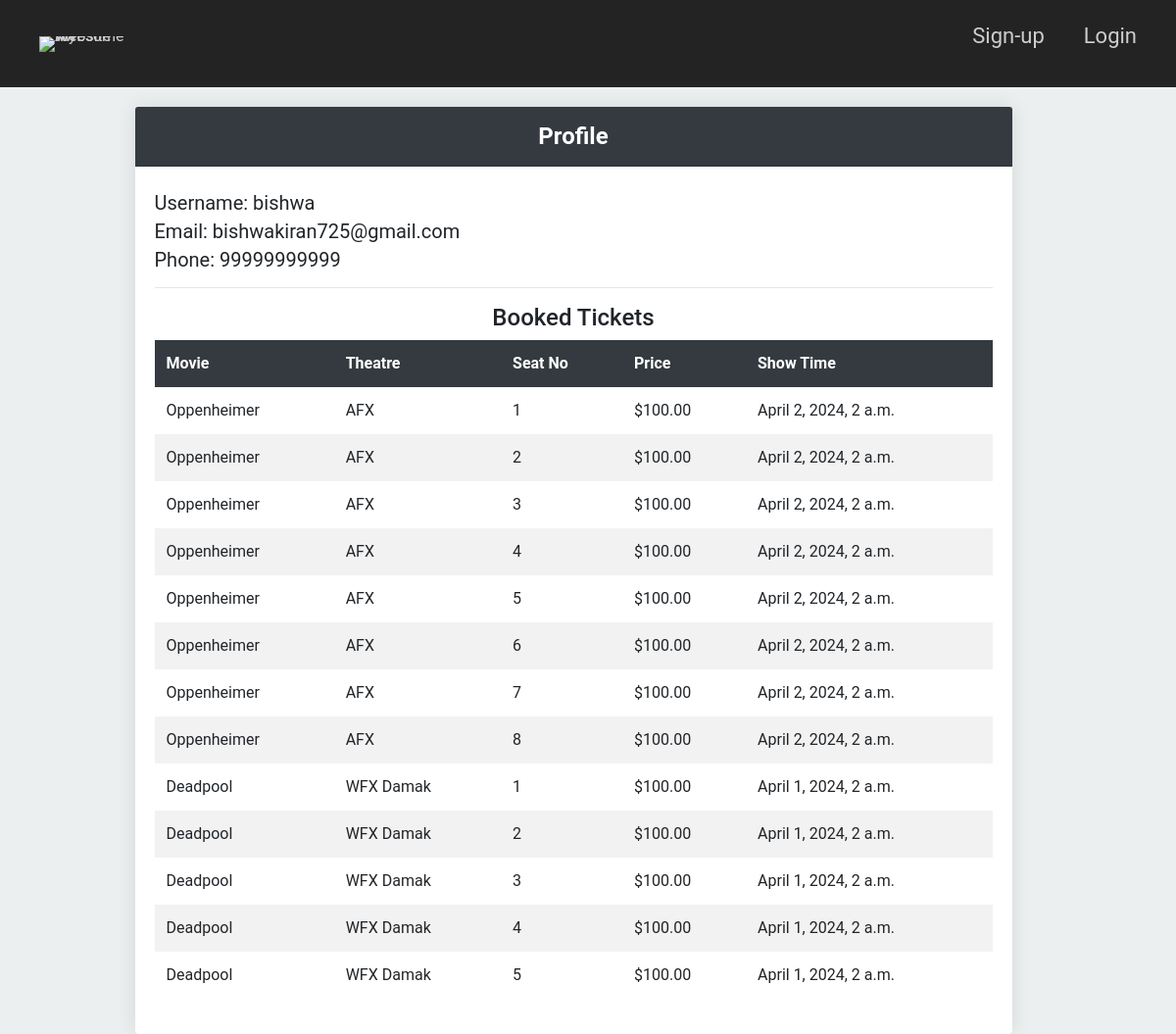
The page /profile/ (signed in) on the database as committed earlier.
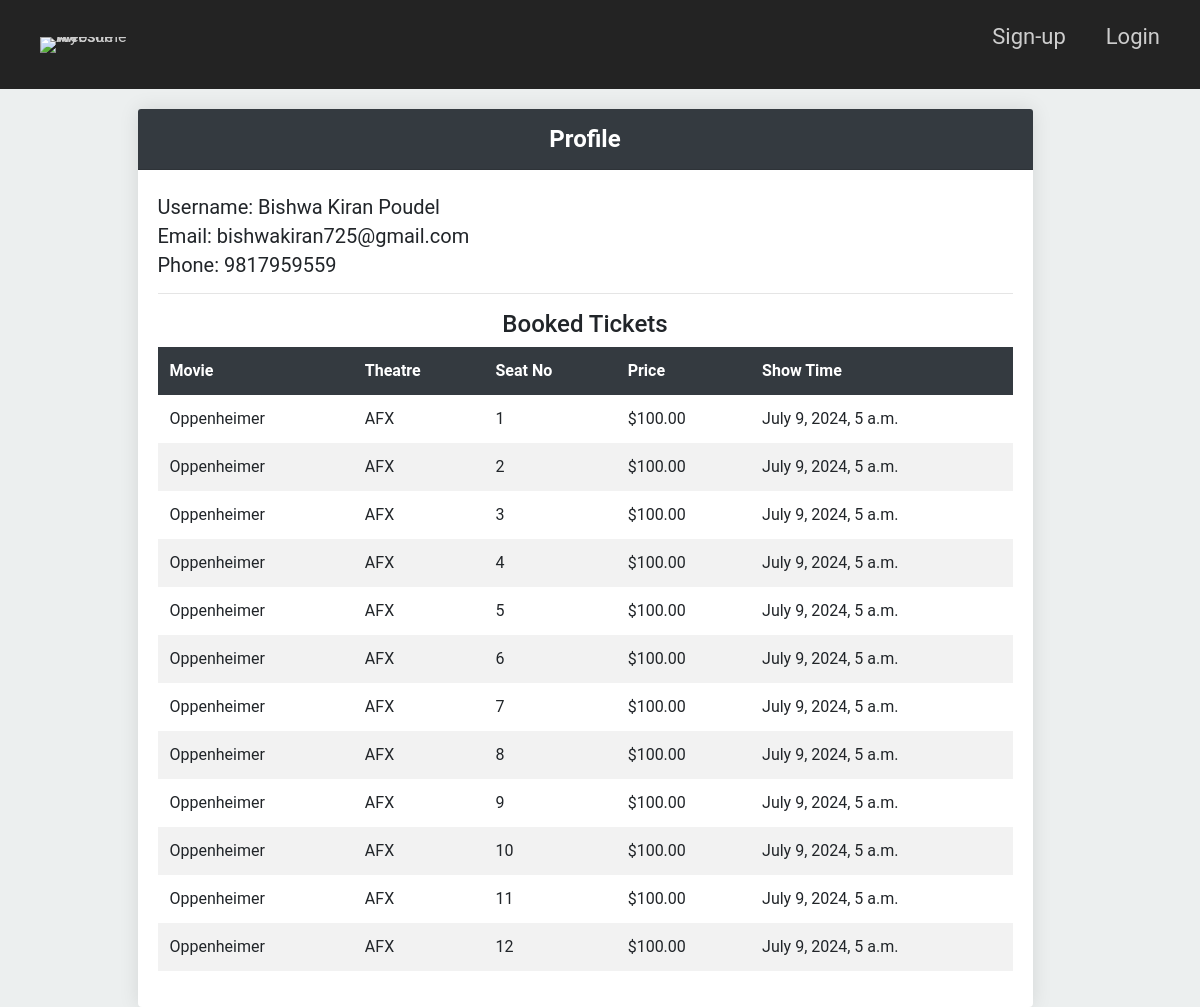
The same page on the database as committed later.
### app/models.py (models this page shows, shortened)
class Customer(models.Model):
    username= models.CharField(max_length=100)
    cid = models.AutoField(primary_key=True)
    email = models.EmailField(max_length=100)
    password = models.CharField(max_length=100)
    phone_no = models.CharField(max_length=15)

class Ticket(models.Model):
    STATUS_CHOICES = [
        ('booked', 'Booked'),
        ('not_booked', 'Not Booked'),
    ]
    id = models.AutoField(primary_key=True)
    hall_no = models.CharField(max_length=50)
    price = models.DecimalField(max_digits=10, decimal_places=2)
    seat_no = models.CharField(max_length=50)
    status = models.CharField(max_length=20, choices=STATUS_CHOICES, default='not_booked')
    show = models.ForeignKey(Show, on_delete=models.CASCADE)
    customer = models.ForeignKey(Customer, on_delete=models.CASCADE, null=True, blank=True)

class Show(models.Model):
    id = models.AutoField(primary_key=True)
    start_time = models.DateTimeField()
    end_time = models.DateTimeField()
    language = models.CharField(max_length=50)
    movie = models.ForeignKey(Movie, on_delete=models.CASCADE)
    theatre = models.ForeignKey(Theatre, on_delete=models.CASCADE)  # Add this line

class Movie(models.Model):
    title = models.CharField(max_length=100)
    actors = models.TextField()
    director = models.CharField(max_length=100)
    poster = models.ImageField(upload_to='movie_posters/')
    banner = models.ImageField(upload_to='movie_banners/')
    description = models.TextField()

class Theatre(models.Model):
    id = models.AutoField(primary_key=True)
    name = models.CharField(max_length=100)
    location = models.CharField(max_length=100)

### app/views.py (the view)
    def _wrapped_view_func(request, *args, **kwargs):
        if 'user_id' not in request.session:
            return HttpResponseRedirect(reverse('login'))
        return view_func(request, *args, **kwargs)

### app/views.py (called while the page is built)
def login_required_custom(view_func):
    def _wrapped_view_func(request, *args, **kwargs):
        if 'user_id' not in request.session:
            return HttpResponseRedirect(reverse('login'))
        return view_func(request, *args, **kwargs)
    return _wrapped_view_func

@login_required_custom
def profile_view(request):
    customer_id = request.session.get('user_id')
    customer = Customer.objects.get(cid=customer_id)
    tickets = Ticket.objects.filter(customer=customer)
    return render(request, 'app/profile.html', {'customer': customer, 'tickets': tickets})

### app/templates/app/profile.html (shortened to what this page needs)
{% load static %}
<!DOCTYPE html>
<html lang="en">
<head>
    <link rel="stylesheet" href="https://maxcdn.bootstrapcdn.com/bootstrap/4.5.2/css/bootstrap.min.css">
    <link rel="stylesheet" type="text/css" href="{% static 'main.css' %}">
</head>
<body>
    <nav class="menu-container">
        <a href="/" class="menu-logo">
          <img src="https://media.discordapp.net/attachments/1254807118293241889/1260092589768446063/Fun_Panda_illustration_Movie_Logo_1.png?ex=668e102c&is=668cbeac&hm=8051f3326afc40a08b9deccb47346f3df16fa8674cf543494e48dc61ce365d0a&=&format=webp&quality=lossless&width=625&height=470" alt="My Awesome Website"/>
        </a>
        <div class="menu">
          <ul>
            <li>
              <a href="signup">
                Sign-up
              </a>
            </li>
            <li>
              <a href="login">
                Login
              </a>
            </li>
          </ul>
        </div>
      </nav>
    <div class="container">
        <div class="row justify-content-center" style="width: 100%;">
            <div class="col-md-10">
                <div class="card">
                    <div class="card-header">
                        Profile
                    </div>
                    <div class="card-body">
                        <div class="profile-info">
                            <h5>Username: {{ customer.username }}</h5>
                            <h5>Email: {{ customer.email }}</h5>
                            <h5>Phone: {{ customer.phone_no }}</h5>
                        </div>
                        <hr>
                        <h4 class="text-center">Booked Tickets</h4>
                        <table class="table table-hover">
                            <thead>
                                <tr>
                                    <th>Movie</th>
                                    <th>Theatre</th>
                                    <th>Seat No</th>
                                    <th>Price</th>
                                    <th>Show Time</th>
                                </tr>
                            </thead>
                            <tbody>
                                {% for ticket in tickets %}
                                <tr>
                                    <td>{{ ticket.show.movie.title }}</td>
                                    <td>{{ ticket.show.theatre.name }}</td>
                                    <td>{{ ticket.seat_no }}</td>
                                    <td>${{ ticket.price }}</td>
                                    <td>{{ ticket.show.start_time }}</td>
                                </tr>
                                {% endfor %}
                            </tbody>
                        </table>
                    </div>
                </div>
            </div>
        </div>
    </div>
</body>
</html>

Rows that differ between the two databases and show on the page:
no longer on this page (row edited): Ticket: show.movie "Deadpool", show.theatre.name "WFX Damak", seat_no "1", price "100.00", show.start_time "April 1, 2024, 2 a.m."
no longer on this page (row edited): Ticket: show.movie "Deadpool", show.theatre.name "WFX Damak", seat_no "2", price "100.00", show.start_time "April 1, 2024, 2 a.m."
no longer on this page (row edited): Ticket: show.movie "Deadpool", show.theatre.name "WFX Damak", seat_no "3", price "100.00", show.start_time "April 1, 2024, 2 a.m."
no longer on this page (row edited): Ticket: show.movie "Deadpool", show.theatre.name "WFX Damak", seat_no "4", price "100.00", show.start_time "April 1, 2024, 2 a.m."
no longer on this page (row edited): Ticket: show.movie "Deadpool", show.theatre.name "WFX Damak", seat_no "5", price "100.00", show.start_time "April 1, 2024, 2 a.m."
changed Customer "bishwakiran725@gmail.com": username "bishwa" → "Bishwa Kiran Poudel"; phone_no "99999999999" → "9817959559"
changed through a linked row, Ticket (number 1 of 12 on the later page): show.start_time "April 2, 2024, 2 a.m." → "July 9, 2024, 5 a.m."
changed through a linked row, Ticket (number 2 of 12 on the later page): show.start_time "April 2, 2024, 2 a.m." → "July 9, 2024, 5 a.m."
changed through a linked row, Ticket (number 3 of 12 on the later page): show.start_time "April 2, 2024, 2 a.m." → "July 9, 2024, 5 a.m."
changed through a linked row, Ticket (number 4 of 12 on the later page): show.start_time "April 2, 2024, 2 a.m." → "July 9, 2024, 5 a.m."
changed through a linked row, Ticket (number 5 of 12 on the later page): show.start_time "April 2, 2024, 2 a.m." → "July 9, 2024, 5 a.m."
changed through a linked row, Ticket (number 6 of 12 on the later page): show.start_time "April 2, 2024, 2 a.m." → "July 9, 2024, 5 a.m."
changed through a linked row, Ticket (number 7 of 12 on the later page): show.start_time "April 2, 2024, 2 a.m." → "July 9, 2024, 5 a.m."
changed through a linked row, Ticket (number 8 of 12 on the later page): show.start_time "April 2, 2024, 2 a.m." → "July 9, 2024, 5 a.m."
now on this page (row edited): Ticket: show.movie "Oppenheimer", show.theatre.name "AFX", seat_no "9", price "100.00", show.start_time "July 9, 2024, 5 a.m."
now on this page (row edited): Ticket: show.movie "Oppenheimer", show.theatre.name "AFX", seat_no "10", price "100.00", show.start_time "July 9, 2024, 5 a.m."
now on this page (row edited): Ticket: show.movie "Oppenheimer", show.theatre.name "AFX", seat_no "11", price "100.00", show.start_time "July 9, 2024, 5 a.m."
now on this page (row edited): Ticket: show.movie "Oppenheimer", show.theatre.name "AFX", seat_no "12", price "100.00", show.start_time "July 9, 2024, 5 a.m."
